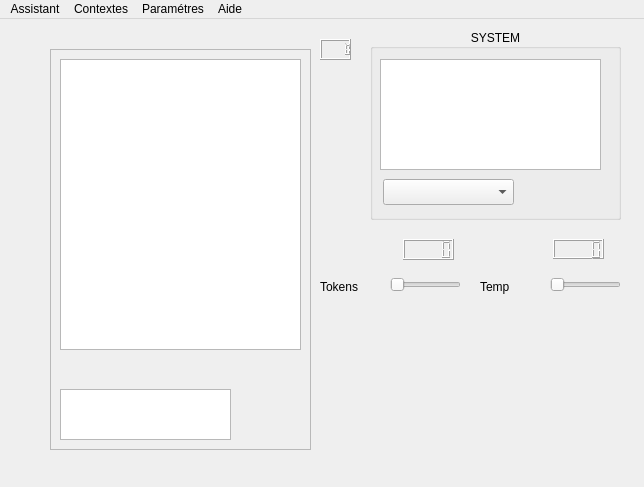
<?xml version="1.0" encoding="UTF-8"?>
<ui version="4.0">
 <class>MainWindow</class>
 <widget class="QMainWindow" name="MainWindow">
  <property name="geometry">
   <rect>
    <x>0</x>
    <y>0</y>
    <width>644</width>
    <height>487</height>
   </rect>
  </property>
  <property name="sizeIncrement">
   <size>
    <width>1</width>
    <height>0</height>
   </size>
  </property>
  <property name="windowTitle">
   <string>BETSY</string>
  </property>
  <property name="windowIcon">
   <iconset>
    <normalon>../../../Desktop/GitHub/Betsy/pngwing.com (5).png</normalon>
   </iconset>
  </property>
  <widget class="QWidget" name="centralwidget">
   <property name="autoFillBackground">
    <bool>false</bool>
   </property>
   <widget class="QFrame" name="frame">
    <property name="geometry">
     <rect>
      <x>50</x>
      <y>30</y>
      <width>261</width>
      <height>401</height>
     </rect>
    </property>
    <property name="frameShape">
     <enum>QFrame::StyledPanel</enum>
    </property>
    <property name="frameShadow">
     <enum>QFrame::Raised</enum>
    </property>
    <widget class="QTextEdit" name="chatlog">
     <property name="geometry">
      <rect>
       <x>10</x>
       <y>10</y>
       <width>241</width>
       <height>291</height>
      </rect>
     </property>
    </widget>
    <widget class="QTextEdit" name="userentry">
     <property name="geometry">
      <rect>
       <x>10</x>
       <y>340</y>
       <width>171</width>
       <height>51</height>
      </rect>
     </property>
    </widget>
    <widget class="QPushButton" name="sendButton">
     <property name="geometry">
      <rect>
       <x>190</x>
       <y>340</y>
       <width>61</width>
       <height>51</height>
      </rect>
     </property>
     <property name="text">
      <string/>
     </property>
     <property name="icon">
      <iconset>
       <normaloff>../../../Desktop/GitHub/Betsy/pngwing.com (9).png</normaloff>../../../Desktop/GitHub/Betsy/pngwing.com (9).png</iconset>
     </property>
     <property name="iconSize">
      <size>
       <width>50</width>
       <height>50</height>
      </size>
     </property>
     <property name="flat">
      <bool>true</bool>
     </property>
    </widget>
   </widget>
   <widget class="QGroupBox" name="groupBox_2">
    <property name="geometry">
     <rect>
      <x>370</x>
      <y>10</y>
      <width>251</width>
      <height>191</height>
     </rect>
    </property>
    <property name="maximumSize">
     <size>
      <width>16777215</width>
      <height>16777210</height>
     </size>
    </property>
    <property name="title">
     <string>SYSTEM</string>
    </property>
    <property name="alignment">
     <set>Qt::AlignCenter</set>
    </property>
    <widget class="QPushButton" name="applyButton">
     <property name="geometry">
      <rect>
       <x>190</x>
       <y>150</y>
       <width>41</width>
       <height>31</height>
      </rect>
     </property>
     <property name="text">
      <string/>
     </property>
     <property name="icon">
      <iconset>
       <normaloff>../../../Desktop/GitHub/Betsy/button_blank_red_14987.png</normaloff>
       <normalon>../../../Desktop/GitHub/Betsy/button_blank_green_14986.png</normalon>../../../Desktop/GitHub/Betsy/button_blank_red_14987.png</iconset>
     </property>
     <property name="iconSize">
      <size>
       <width>30</width>
       <height>29</height>
      </size>
     </property>
     <property name="flat">
      <bool>true</bool>
     </property>
    </widget>
    <widget class="QTextEdit" name="systementry">
     <property name="geometry">
      <rect>
       <x>10</x>
       <y>30</y>
       <width>221</width>
       <height>111</height>
      </rect>
     </property>
    </widget>
    <widget class="QComboBox" name="comboBox">
     <property name="geometry">
      <rect>
       <x>13</x>
       <y>150</y>
       <width>131</width>
       <height>26</height>
      </rect>
     </property>
    </widget>
   </widget>
   <widget class="QLabel" name="logo">
    <property name="geometry">
     <rect>
      <x>340</x>
      <y>290</y>
      <width>261</width>
      <height>141</height>
     </rect>
    </property>
    <property name="text">
     <string/>
    </property>
    <property name="pixmap">
     <pixmap>../../../Desktop/GitHub/Betsy/pngwing.com (6).png</pixmap>
    </property>
    <property name="alignment">
     <set>Qt::AlignCenter</set>
    </property>
   </widget>
   <widget class="QLCDNumber" name="currentprompttokens">
    <property name="geometry">
     <rect>
      <x>320</x>
      <y>20</y>
      <width>31</width>
      <height>21</height>
     </rect>
    </property>
   </widget>
   <widget class="QLCDNumber" name="tokendisplay">
    <property name="geometry">
     <rect>
      <x>403</x>
      <y>220</y>
      <width>51</width>
      <height>21</height>
     </rect>
    </property>
   </widget>
   <widget class="QLCDNumber" name="tempdisplay">
    <property name="geometry">
     <rect>
      <x>553</x>
      <y>220</y>
      <width>51</width>
      <height>20</height>
     </rect>
    </property>
   </widget>
   <widget class="QSlider" name="tokenSlider">
    <property name="geometry">
     <rect>
      <x>390</x>
      <y>250</y>
      <width>71</width>
      <height>31</height>
     </rect>
    </property>
    <property name="orientation">
     <enum>Qt::Horizontal</enum>
    </property>
   </widget>
   <widget class="QSlider" name="tempSlider">
    <property name="geometry">
     <rect>
      <x>550</x>
      <y>250</y>
      <width>71</width>
      <height>31</height>
     </rect>
    </property>
    <property name="orientation">
     <enum>Qt::Horizontal</enum>
    </property>
   </widget>
   <widget class="QLabel" name="tokenlabel">
    <property name="geometry">
     <rect>
      <x>320</x>
      <y>260</y>
      <width>60</width>
      <height>16</height>
     </rect>
    </property>
    <property name="text">
     <string>Tokens</string>
    </property>
   </widget>
   <widget class="QLabel" name="templabel">
    <property name="geometry">
     <rect>
      <x>480</x>
      <y>260</y>
      <width>60</width>
      <height>16</height>
     </rect>
    </property>
    <property name="text">
     <string>Temp</string>
    </property>
   </widget>
   <zorder>logo</zorder>
   <zorder>frame</zorder>
   <zorder>groupBox_2</zorder>
   <zorder>currentprompttokens</zorder>
   <zorder>tokendisplay</zorder>
   <zorder>tempdisplay</zorder>
   <zorder>tokenSlider</zorder>
   <zorder>tempSlider</zorder>
   <zorder>tokenlabel</zorder>
   <zorder>templabel</zorder>
  </widget>
  <widget class="QMenuBar" name="menubar">
   <property name="geometry">
    <rect>
     <x>0</x>
     <y>0</y>
     <width>644</width>
     <height>22</height>
    </rect>
   </property>
   <widget class="QMenu" name="menuAssistant">
    <property name="title">
     <string>Assistant</string>
    </property>
    <addaction name="actionNouvelle_seance_de_travail"/>
    <addaction name="actionEnregistrer_la_seance_de_travail"/>
    <addaction name="actionExporter_la_s_ance_de_travail"/>
    <addaction name="separator"/>
    <addaction name="actionQuitter"/>
   </widget>
   <widget class="QMenu" name="menuContextes">
    <property name="title">
     <string>Contextes</string>
    </property>
    <addaction name="actionNouveau_Contexte"/>
    <addaction name="actionSuprimmer_un_contexte"/>
   </widget>
   <widget class="QMenu" name="menuParam_tres">
    <property name="title">
     <string>Paramétres</string>
    </property>
   </widget>
   <widget class="QMenu" name="menuAide">
    <property name="title">
     <string>Aide</string>
    </property>
    <addaction name="actionDocumentation"/>
    <addaction name="actionSoutenir_le_projet"/>
   </widget>
   <addaction name="menuAssistant"/>
   <addaction name="menuContextes"/>
   <addaction name="menuParam_tres"/>
   <addaction name="menuAide"/>
  </widget>
  <action name="actionDocumentation">
   <property name="text">
    <string>Documentation</string>
   </property>
  </action>
  <action name="actionSoutenir_le_projet">
   <property name="text">
    <string>Soutenir le projet</string>
   </property>
  </action>
  <action name="actionNouveau_Contexte">
   <property name="text">
    <string>Nouveau Contexte</string>
   </property>
  </action>
  <action name="actionSuprimmer_un_contexte">
   <property name="text">
    <string>Suprimmer un contexte</string>
   </property>
  </action>
  <action name="actionNouvelle_seance_de_travail">
   <property name="text">
    <string>Nouvelle seance de travail</string>
   </property>
  </action>
  <action name="actionEnregistrer_la_seance_de_travail">
   <property name="text">
    <string>Enregistrer la seance de travail </string>
   </property>
  </action>
  <action name="actionExporter_la_s_ance_de_travail">
   <property name="text">
    <string>Exporter la séance de travail</string>
   </property>
  </action>
  <action name="actionQuitter">
   <property name="text">
    <string>Quitter</string>
   </property>
  </action>
 </widget>
 <resources/>
 <connections/>
</ui>
